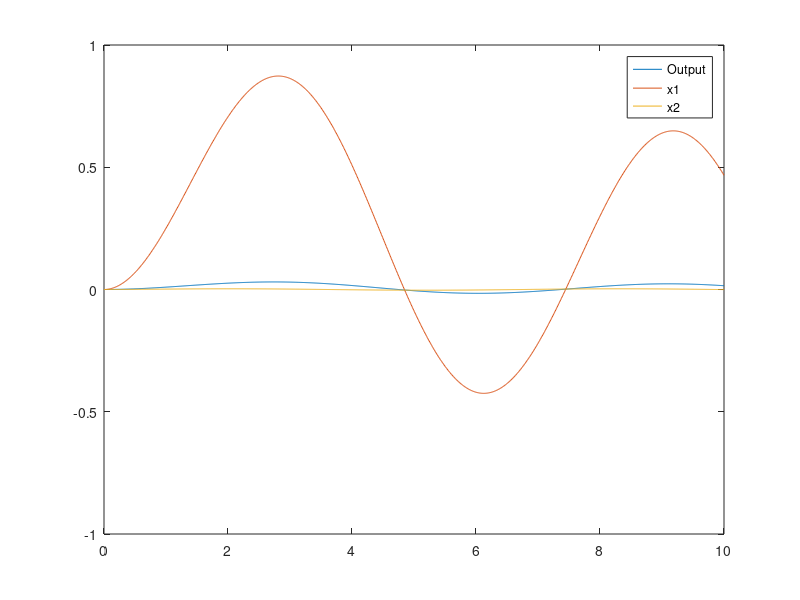

Here is the MATLAB script that generated this plot:
% Pulizia ambiente
clear
% Pulizia console
clc

% Definizione parametri del sistema
A = -2 * [ rand 0; 0 rand ];
B = rand(2, 1);
C = rand(1, 2);
D = 0;

% Converto le matrici in un sistema
sistema = ss(A,B,C,D);

% Segnale in ingresso
t = linspace(0, 10, 1000);
u = sin(t);

[y,t,x] = lsim(sistema, u, t);

plot(t, y, t, x);
legend('Output', 'x1', 'x2');